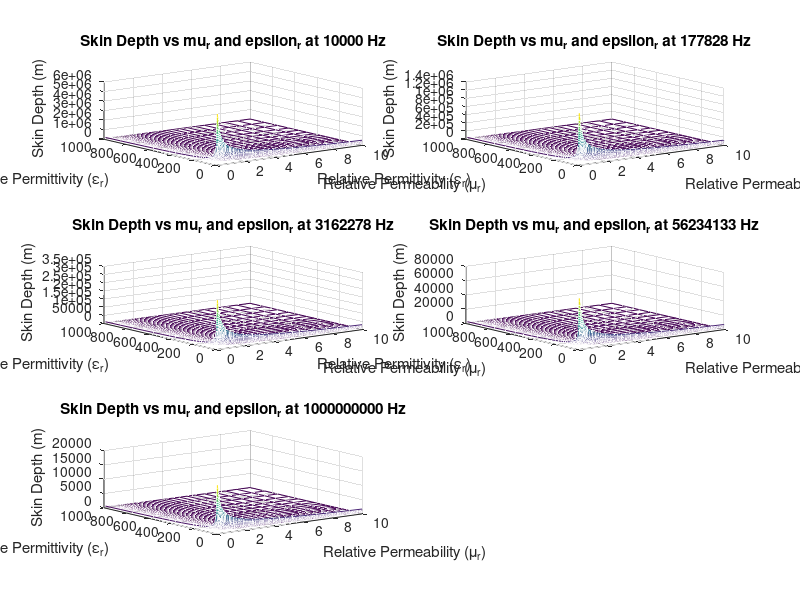

Write the MATLAB code that produced this figure. (Note: this script raises an error after producing the figure.)
% Define ranges for frequency, permeability, and permittivity
frequencies = logspace(4, 9, 5); % Frequency range from 10 kHz to 1 GHz
mu_r_values = logspace(-1, 1, 50); % Relative permeability from 0.1 to 10
epsilon_r_values = logspace(0, 3, 50); % Relative permittivity from 1 to 1000

% Create a figure for 3D plots
figure;

% Loop through each frequency to create a surface plot
for k = 1:length(frequencies)
    freq = frequencies(k);
    mu_0 = 4 * pi * 1e-7; % Permeability of free space (H/m)

    % Create meshgrid for permeability and permittivity
    [mu_r_mesh, epsilon_r_mesh] = meshgrid(mu_r_values, epsilon_r_values);
    mu_mesh = mu_0 * mu_r_mesh; % Permeability in H/m
    epsilon_mesh = epsilon_r_mesh * 8.854e-12; % Permittivity in F/m

    % Calculate skin depth for each permeability and permittivity
    skin_depth_mesh = 1 ./ sqrt(pi * freq * mu_mesh .* epsilon_mesh);

    % Plot skin depth vs. permeability and permittivity for this frequency
    subplot(3, 2, k); % Create a subplot for each frequency
    mesh(mu_r_mesh, epsilon_r_mesh, skin_depth_mesh);
    xlabel('Relative Permeability (\mu_r)');
    ylabel('Relative Permittivity (\epsilon_r)');
    zlabel('Skin Depth (m)');
    title(sprintf('Skin Depth vs \mu_r and \epsilon_r at %d Hz', round(freq)));
    grid on;
end

% Adjust layout
sgtitle('Skin Depth as a Function of Frequency, Permeability, and Permittivity');